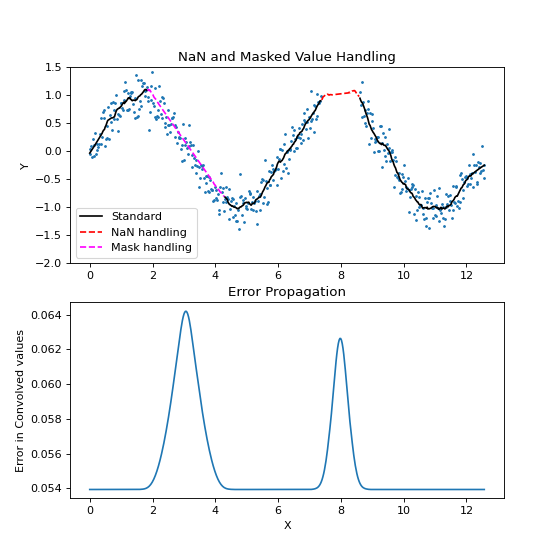

Generate this figure with Python:
import numpy as np
import matplotlib.pyplot as plt
from sofia_redux.toolkit.convolve.kernel import SavgolConvolve

x = np.linspace(0, 4 * np.pi, 512)
y = np.sin(x)
error = 0.2
rand = np.random.RandomState(41)
noise = rand.normal(loc=0.0, scale=error, size=x.size)
y += noise

# Add NaN Values
y[300:350] = np.nan

# Mask certain values to be excluded from fit, but interpolated over
mask = np.full(x.size, True)
mask[75:175] = False

width = 31
s = SavgolConvolve(x, y, width, error=error, mask=mask, order=2)

fig, ax = plt.subplots(nrows=2, ncols=1, figsize=(7, 7))
black_plot = s.result.copy()
black_plot[~mask] = np.nan
black_plot[np.isnan(y)] = np.nan
ax[0].set_title("NaN and Masked Value Handling")
ax[0].plot(x, y, '.', markersize=3)
ax[0].plot(x, black_plot, color='black',
           label='Standard')
ax[0].plot(x[300:350], s.result[300:350], '--', color='red',
           label='NaN handling')
ax[0].plot(x[75:175], s.result[75:175], '--', color='magenta',
           label='Mask handling')
ax[0].legend(loc='lower left')
ax[0].set_ylim(-2, 1.5)

ax[1].set_title("Error Propagation")
ax[1].plot(x, s.error)
ax[1].set_xlabel("X")
ax[1].set_ylabel("Error in Convolved values")
ax[0].set_ylabel("Y")
